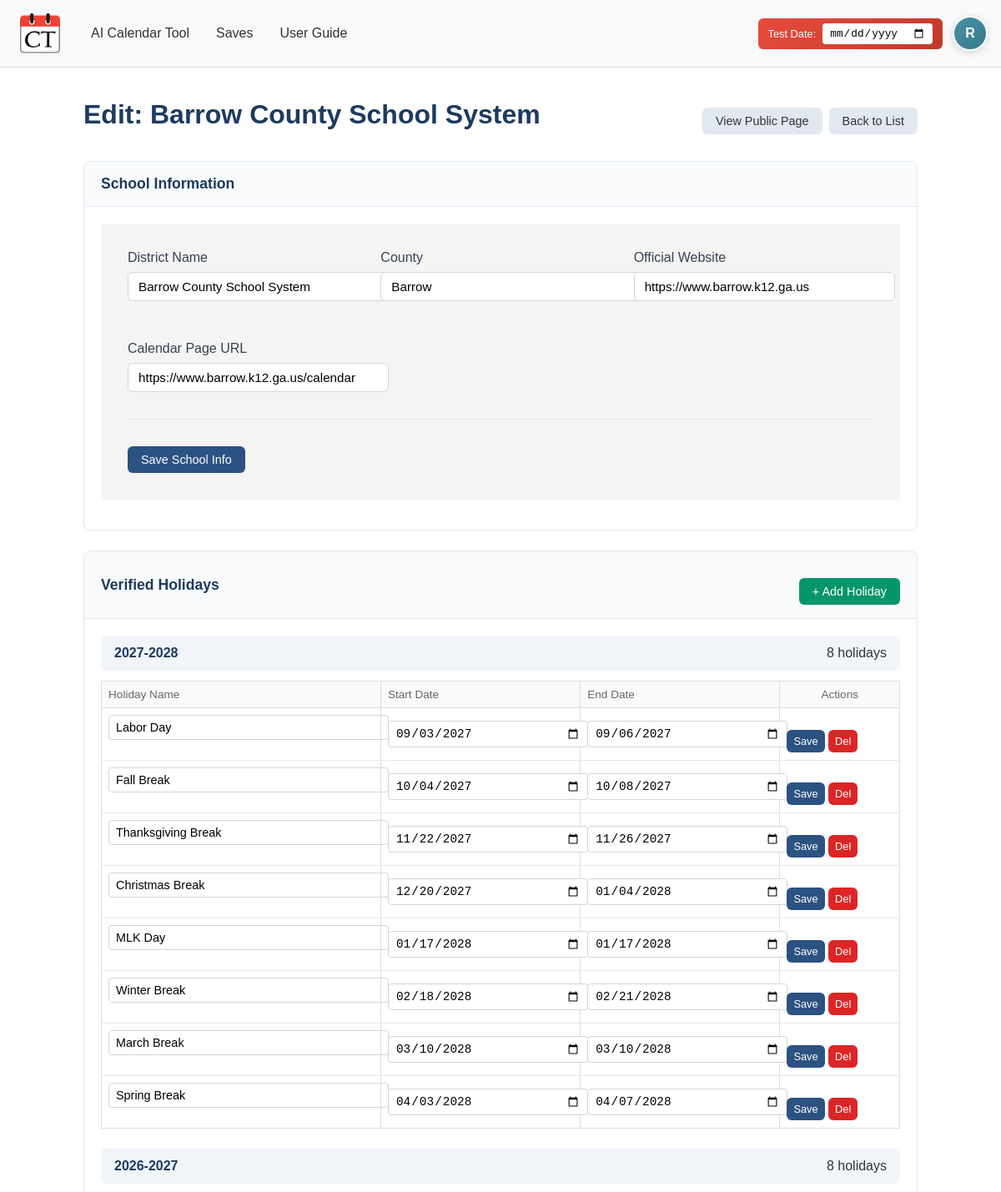
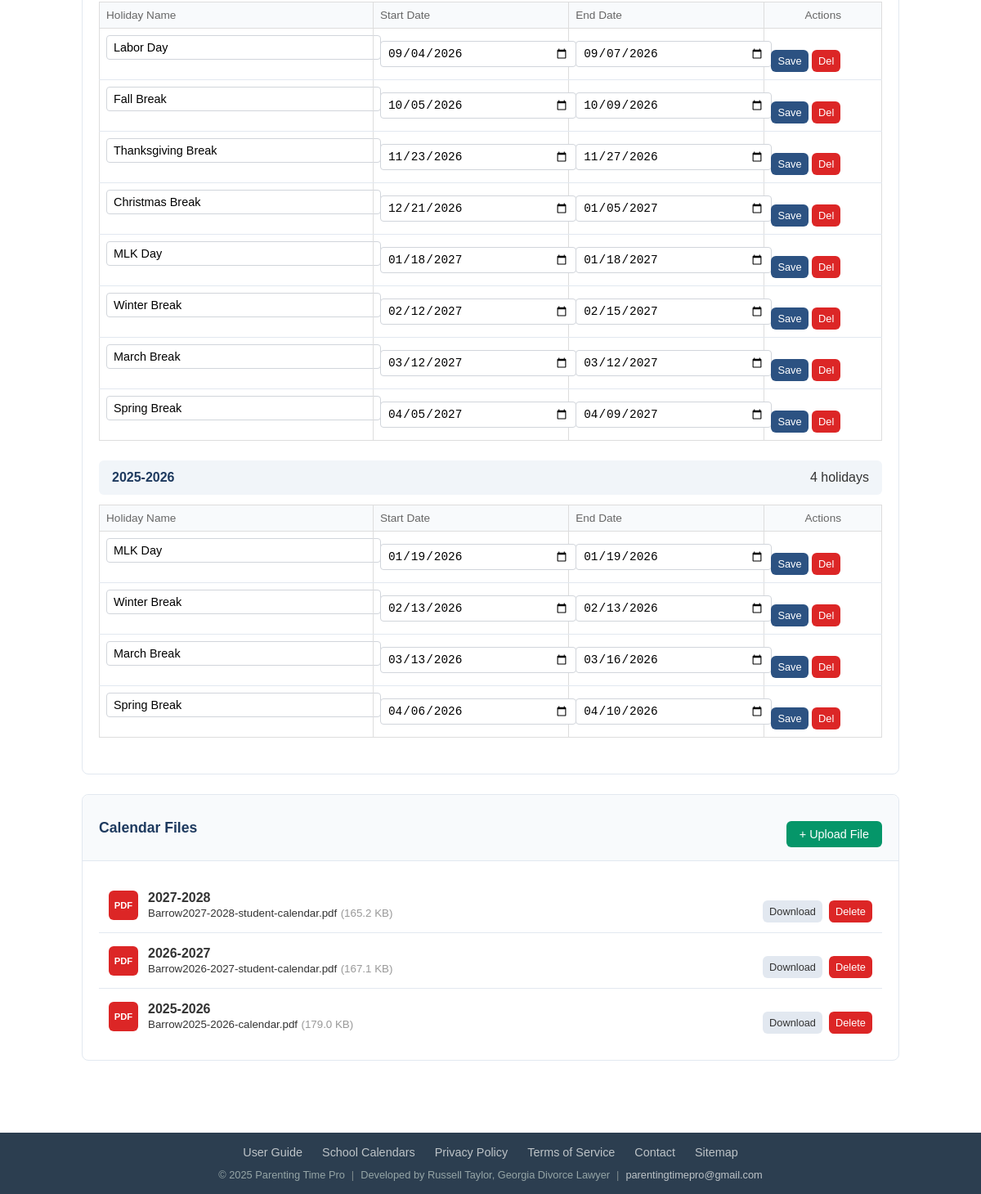
The page /admin/school-calendars/2/edit (signed in) on the database its author committed (2 pictures, top to bottom).
### models.py (models this page shows, shortened)
class User(UserMixin, db.Model):
    id = db.Column(db.Integer, primary_key=True)
    username = db.Column(db.String(64), unique=True, nullable=False)
    email = db.Column(db.String(120), unique=True, nullable=False)
    password_hash = db.Column(db.String(128))
    is_admin = db.Column(db.Boolean, default=False)
    is_super_admin = db.Column(db.Boolean, default=False)
    is_blocked = db.Column(db.Boolean, default=False)
    subscription_type = db.Column(db.String(20), default='free')
    custom_h4 = db.Column(db.String(255))
    token = db.Column(db.Integer, nullable=False, default=50)
    confirmed = db.Column(db.Boolean, default=False)

class SchoolEntity(db.Model):
    __tablename__ = 'school_entity'
    id = db.Column(db.Integer, primary_key=True)
    entity_type = db.Column(db.String(20), nullable=False, default='public_district')
    district_name = db.Column(db.String(255), nullable=False)
    normalized_name = db.Column(db.String(255), nullable=False, index=True)
    county = db.Column(db.String(100), nullable=True, index=True)
    nces_id = db.Column(db.String(50), nullable=True)
    is_active = db.Column(db.Boolean, default=True)
    website = db.Column(db.String(500), nullable=True)
    official_website = db.Column(db.String(500), nullable=True)  # Main school district website
    calendar_page_url = db.Column(db.String(500), nullable=True)  # Direct link to calendar page
    slug = db.Column(db.String(100), nullable=True, unique=True, index=True)  # URL-friendly name
    created_at = db.Column(db.DateTime, default=datetime.utcnow)
    updated_at = db.Column(db.DateTime, default=datetime.utcnow, onupdate=datetime.utcnow)
    __table_args__ = (
        db.UniqueConstraint('entity_type', 'normalized_name', 'county', name='uix_entity_type_name_county'),
        db.Index('ix_entity_county_name', 'county', 'normalized_name'),
    )

class VerifiedHoliday(db.Model):
    __tablename__ = 'verified_holiday'
    id = db.Column(db.Integer, primary_key=True)
    school_entity_id = db.Column(db.Integer, db.ForeignKey('school_entity.id'), nullable=False)
    school_year = db.Column(db.String(20), nullable=False)  # "2025-2026"
    name = db.Column(db.String(100), nullable=False)  # "Labor Day", "Spring Break"
    start_date = db.Column(db.Date, nullable=False)
    end_date = db.Column(db.Date, nullable=False)
    created_at = db.Column(db.DateTime, default=datetime.utcnow)
    updated_at = db.Column(db.DateTime, default=datetime.utcnow, onupdate=datetime.utcnow)
    school_entity = db.relationship('SchoolEntity', backref=db.backref('holidays', lazy='dynamic'))
    __table_args__ = (
        db.Index('ix_holiday_entity_year', 'school_entity_id', 'school_year'),
    )

class CalendarFile(db.Model):
    __tablename__ = 'calendar_file'
    id = db.Column(db.Integer, primary_key=True)
    school_entity_id = db.Column(db.Integer, db.ForeignKey('school_entity.id'), nullable=False)
    school_year = db.Column(db.String(20), nullable=False)  # "2025-2026"
    filename = db.Column(db.String(255), nullable=False)  # Original filename
    file_path = db.Column(db.String(500), nullable=False)  # Relative path in Official_Calendars
    file_type = db.Column(db.String(10), default='pdf')  # pdf, png, jpeg
    file_size = db.Column(db.Integer, nullable=True)  # Size in bytes
    created_at = db.Column(db.DateTime, default=datetime.utcnow)
    school_entity = db.relationship('SchoolEntity', backref=db.backref('calendar_files', lazy='dynamic'))
    __table_args__ = (
        db.Index('ix_file_entity_year', 'school_entity_id', 'school_year'),
    )

### admin.py (the view)
@admin.route('/admin/school-calendars/<int:entity_id>/edit')
@login_required
def edit_school_calendar(entity_id):
    if not current_user.is_admin:
        flash('You do not have permission to access this page.')
        return redirect(url_for('main.home'))
    entity = SchoolEntity.query.get_or_404(entity_id)
    holidays_by_year = {}
    holidays = VerifiedHoliday.query.filter_by(school_entity_id=entity.id).order_by(
        VerifiedHoliday.school_year.desc(),
        VerifiedHoliday.start_date
    ).all()
    for holiday in holidays:
        if holiday.school_year not in holidays_by_year:
            holidays_by_year[holiday.school_year] = []
        holidays_by_year[holiday.school_year].append(holiday)
    calendar_files = CalendarFile.query.filter_by(school_entity_id=entity.id).order_by(
        CalendarFile.school_year.desc()
    ).all()
    available_years = sorted(holidays_by_year.keys(), reverse=True) if holidays_by_year else []
    return render_template('admin_edit_school.html',
        entity=entity,
        holidays_by_year=holidays_by_year,
        calendar_files=calendar_files,
        available_years=available_years
    )

### templates/admin_edit_school.html (shortened to what this page needs)
{% extends "base.html" %}
{% block content %}
<div class="admin-container">
    <div class="page-header">
        <h1>Edit: {{ entity.district_name }}</h1>
        <div class="header-actions">
            <a href="{{ url_for('main.school_calendar_detail', slug=entity.slug) }}" class="btn btn-secondary" target="_blank">View Public Page</a>
            <a href="{{ url_for('admin.school_calendars') }}" class="btn btn-secondary">Back to List</a>
        </div>
    </div>
    <div class="section">
        <div class="section-header">
            <h2>School Information</h2>
        </div>
        <div class="section-body">
            <form id="schoolInfoForm">
                <div class="form-grid">
                    <div class="form-group">
                        <label>District Name</label>
                        <input type="text" name="district_name" value="{{ entity.district_name }}" required>
                    </div>
                    <div class="form-group">
                        <label>County</label>
                        <input type="text" name="county" value="{{ entity.county or '' }}">
                    </div>
                    <div class="form-group">
                        <label>Official Website</label>
                        <input type="url" name="official_website" value="{{ entity.official_website or '' }}" placeholder="https://...">
                    </div>
                    <div class="form-group">
                        <label>Calendar Page URL</label>
                        <input type="url" name="calendar_page_url" value="{{ entity.calendar_page_url or '' }}" placeholder="https://...">
                    </div>
                </div>
                <div class="form-actions">
                    <button type="submit" class="btn btn-primary">Save School Info</button>
                </div>
            </form>
        </div>
    </div>
    <div class="section">
        <div class="section-header">
            <h2>Verified Holidays</h2>
            <button class="btn btn-success" onclick="toggleAddHolidayForm()">+ Add Holiday</button>
        </div>
        <div class="section-body">
            {% if holidays_by_year %}
                {% for year, holidays in holidays_by_year.items() %}
                <div class="year-section">
                    <div class="year-header">
                        <h3>{{ year }}</h3>
                        <span>{{ holidays|length }} holidays</span>
                    </div>
                    <table class="holidays-table">
                        <thead>
                            <tr>
                                <th class="name-col">Holiday Name</th>
                                <th class="date-col">Start Date</th>
                                <th class="date-col">End Date</th>
                                <th class="actions-col">Actions</th>
                            </tr>
                        </thead>
                        <tbody>
                            {% for holiday in holidays %}
                            <tr data-holiday-id="{{ holiday.id }}">
                                <td>
                                    <input type="text" value="{{ holiday.name }}" data-field="name">
                                </td>
                                <td>
                                    <input type="date" value="{{ holiday.start_date.strftime('%Y-%m-%d') }}" data-field="start_date">
                                </td>
                                <td>
                                    <input type="date" value="{{ holiday.end_date.strftime('%Y-%m-%d') }}" data-field="end_date">
                                </td>
                                <td>
                                    <button class="btn btn-primary btn-icon" onclick="updateHoliday({{ holiday.id }}, this)" title="Save">Save</button>
                                    <button class="btn btn-danger btn-icon" onclick="deleteHoliday({{ holiday.id }}, this)" title="Delete">Del</button>
                                </td>
                            </tr>
                            {% endfor %}
                        </tbody>
                    </table>
                </div>
                {% endfor %}
            {% else %}
                <p style="text-align: center; color: #666; padding: 2rem;">No holidays added yet. Click "Add Holiday" to get started.</p>
            {% endif %}
        </div>
    </div>
    <div class="section">
        <div class="section-header">
            <h2>Calendar Files</h2>
            <button class="btn btn-success" onclick="toggleUploadForm()">+ Upload File</button>
        </div>
        <div class="section-body">
            {% if calendar_files %}
            <ul class="files-list" id="filesList">
                {% for file in calendar_files %}
                <li data-file-id="{{ file.id }}">
                    <div class="file-info">
                        <div class="file-icon">{{ file.file_type|upper }}</div>
                        <div>
                            <strong>{{ file.school_year }}</strong><br>
                            <small>{{ file.filename }}</small>
                            {% if file.file_size %}
                            <small style="color: #999;"> ({{ (file.file_size / 1024)|round(1) }} KB)</small>
                            {% endif %}
                        </div>
                    </div>
                    <div style="display: flex; gap: 0.5rem;">
                        <a href="{{ url_for('main.download_calendar', file_id=file.id) }}" class="btn btn-secondary btn-icon">Download</a>
                        <button class="btn btn-danger btn-icon" onclick="deleteFile({{ file.id }})">Delete</button>
                    </div>
                </li>
                {% endfor %}
            </ul>
            {% else %}
                <p id="noFilesMsg" style="text-align: center; color: #666; padding: 2rem;">No calendar files uploaded yet. Click "Upload File" to add one.</p>
            {% endif %}
        </div>
    </div>
</div>
{% endblock %}

### templates/base.html (shortened to what this page needs)
<!DOCTYPE html>
<html lang="en">
<head>
    <link rel="stylesheet" href="{{ url_for('static', filename='css/styles.css') }}">
</head>
<body>
    <nav>
        <div class="nav-container">
            <div class="nav-left">
                <ul>
                    <li><a href="{{ url_for('main.home') }}"><img src="{{ url_for('static', filename='images/calendar-tool-icon.png') }}" alt="Home" class="nav-icon" /></a></li>
                    {% if current_user.is_authenticated %}
                        <li><a href="{{ url_for('main.ai_calendar') }}">AI Calendar Tool</a></li>
                        <li><a href="{{ url_for('main.saves') }}">Saves</a></li>
                        <li><a href="{{ url_for('main.user_guide') }}">User Guide</a></li>
                    {% else %}
                        <li><a href="{{ url_for('main.ai_calendar') }}">AI Calendar Tool</a></li>
                        <li><a href="{{ url_for('main.user_guide') }}">User Guide</a></li>
                        <li><a href="{{ url_for('auth.login') }}">Login</a></li>
                        <li><a href="{{ url_for('auth.register') }}">Register</a></li>
                    {% endif %}
                </ul>
            </div>
            {% if current_user.is_authenticated %}
            <div class="nav-right" style="display: flex; align-items: center;">
                {% if current_user.is_admin %}
                <div class="admin-date-override" id="adminDateOverride">
                    <label for="overrideDate">Test Date:</label>
                    <input type="date" id="overrideDate" />
                </div>
                {% endif %}
                <div class="profile-dropdown">
                    <button class="profile-btn" id="profileBtn" aria-label="User menu">
                        {{ current_user.username[0]|upper }}
                    </button>
                </div>
            </div>
            {% endif %}
        </div>
    </nav>
    <main>
        {% block content %}{% endblock %}
    </main>
    <footer>
        <div class="footer-compact">
            <div class="footer-links">
                <a href="{{ url_for('main.user_guide') }}">User Guide</a>
                <a href="{{ url_for('main.school_calendars_index') }}">School Calendars</a>
                <a href="{{ url_for('main.privacy_policy') }}">Privacy Policy</a>
                <a href="{{ url_for('main.terms_of_service') }}">Terms of Service</a>
                <a href="{{ url_for('main.contact') }}">Contact</a>
                <a href="{{ url_for('main.sitemap') }}">Sitemap</a>
            </div>
            <div class="footer-info">
                <span>&copy; 2025 Parenting Time Pro</span>
                <span class="footer-divider">|</span>
                <span>Developed by Russell Taylor, Georgia Divorce Lawyer</span>
                <span class="footer-divider">|</span>
                <a href="mailto:parentingtimepro@gmail.com">parentingtimepro@gmail.com</a>
            </div>
        </div>
    </footer>
</body>
</html>

### rows shown on the page
User: username "R"
SchoolEntity: district_name "Barrow County School System", county "Barrow", official_website "https://www.barrow.k12.ga.us", calendar_page_url "https://www.barrow.k12.ga.us/calendar"
VerifiedHoliday: school_year "2027-2028", holidays "8", name "Labor Day", start_date "09/03/2027", end_date "09/06/2027"
VerifiedHoliday: name "Fall Break", start_date "10/04/2027", end_date "10/08/2027"
VerifiedHoliday: name "Thanksgiving Break", start_date "11/22/2027", end_date "11/26/2027"
VerifiedHoliday: name "Christmas Break", start_date "12/20/2027", end_date "01/04/2028"
VerifiedHoliday: name "MLK Day", start_date "01/17/2028", end_date "01/17/2028"
VerifiedHoliday: name "Winter Break", start_date "02/18/2028", end_date "02/21/2028"
VerifiedHoliday: name "March Break", start_date "03/10/2028", end_date "03/10/2028"
VerifiedHoliday: name "Spring Break", start_date "04/03/2028", end_date "04/07/2028"
VerifiedHoliday: school_year "2026-2027", holidays "8", name "Labor Day", start_date "09/04/2026", end_date "09/07/2026"
VerifiedHoliday: name "Fall Break", start_date "10/05/2026", end_date "10/09/2026"
VerifiedHoliday: name "Thanksgiving Break", start_date "11/23/2026", end_date "11/27/2026"
VerifiedHoliday: name "Christmas Break", start_date "12/21/2026", end_date "01/05/2027"
VerifiedHoliday: name "MLK Day", start_date "01/18/2027", end_date "01/18/2027"
VerifiedHoliday: name "Winter Break", start_date "02/12/2027", end_date "02/15/2027"
VerifiedHoliday: name "March Break", start_date "03/12/2027", end_date "03/12/2027"
VerifiedHoliday: name "Spring Break", start_date "04/05/2027", end_date "04/09/2027"
VerifiedHoliday: school_year "2025-2026", holidays "4", name "MLK Day", start_date "01/19/2026", end_date "01/19/2026"
VerifiedHoliday: name "Winter Break", start_date "02/13/2026", end_date "02/13/2026"
VerifiedHoliday: name "March Break", start_date "03/13/2026", end_date "03/16/2026"
VerifiedHoliday: name "Spring Break", start_date "04/06/2026", end_date "04/10/2026"
CalendarFile: file_type "PDF", school_year "2027-2028", filename "Barrow2027-2028-student-calendar.pdf", (file.file_size/1024)|round(1) "165.2"
CalendarFile: file_type "PDF", school_year "2026-2027", filename "Barrow2026-2027-student-calendar.pdf", (file.file_size/1024)|round(1) "167.1"
CalendarFile: file_type "PDF", school_year "2025-2026", filename "Barrow2025-2026-calendar.pdf", (file.file_size/1024)|round(1) "179.0"
